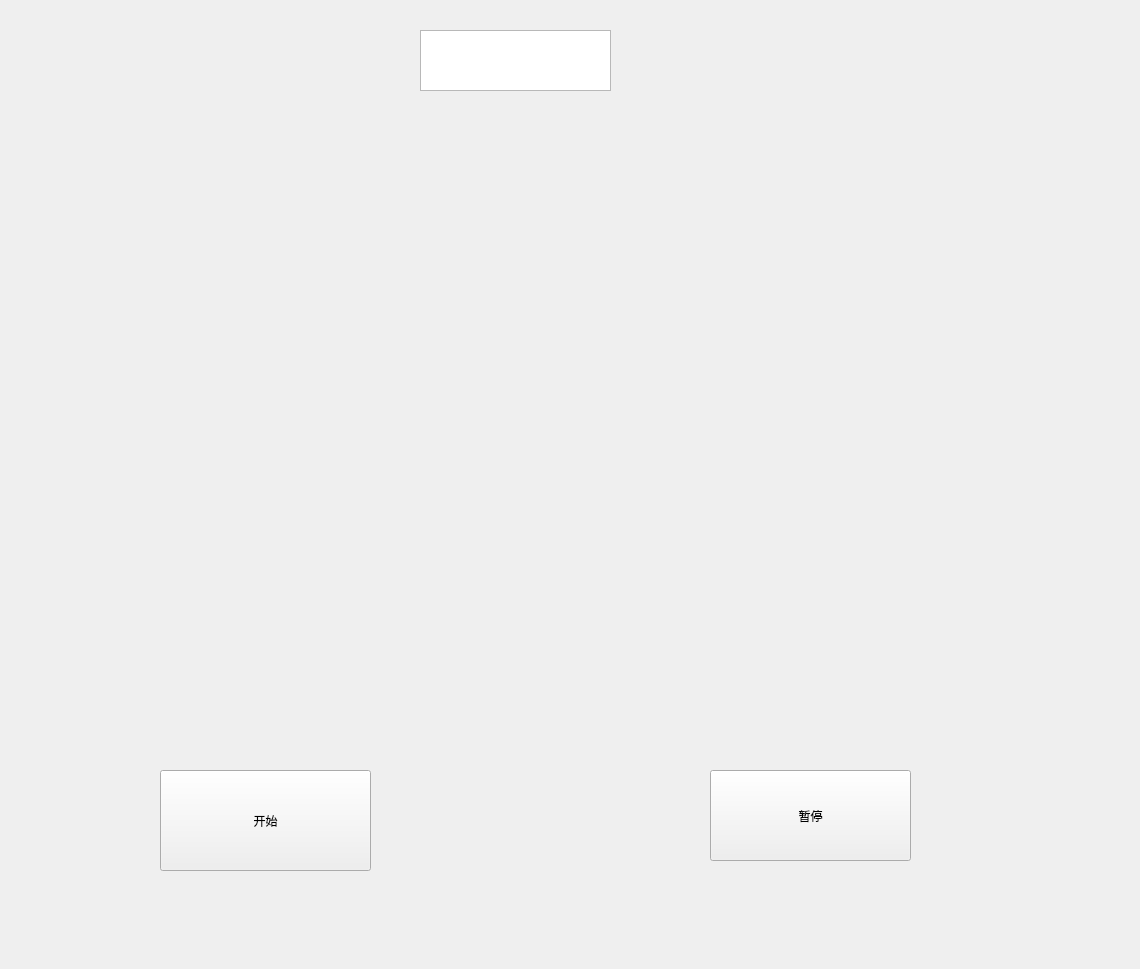
<?xml version="1.0" encoding="UTF-8"?>
<ui version="4.0">
 <class>Animation</class>
 <widget class="QWidget" name="Animation">
  <property name="geometry">
   <rect>
    <x>0</x>
    <y>0</y>
    <width>1140</width>
    <height>969</height>
   </rect>
  </property>
  <property name="windowTitle">
   <string>Form</string>
  </property>
  <widget class="QCustomPlot" name="widget" native="true">
   <property name="geometry">
    <rect>
     <x>40</x>
     <y>100</y>
     <width>951</width>
     <height>591</height>
    </rect>
   </property>
  </widget>
  <widget class="QPushButton" name="Run">
   <property name="geometry">
    <rect>
     <x>160</x>
     <y>770</y>
     <width>211</width>
     <height>101</height>
    </rect>
   </property>
   <property name="styleSheet">
    <string notr="true">font: 14pt &quot;Arial&quot;;</string>
   </property>
   <property name="text">
    <string>开始</string>
   </property>
  </widget>
  <widget class="QPushButton" name="Pause">
   <property name="geometry">
    <rect>
     <x>710</x>
     <y>770</y>
     <width>201</width>
     <height>91</height>
    </rect>
   </property>
   <property name="styleSheet">
    <string notr="true">font: 14pt &quot;Arial&quot;;</string>
   </property>
   <property name="text">
    <string>暂停</string>
   </property>
  </widget>
  <widget class="QTextBrowser" name="textBrowser">
   <property name="geometry">
    <rect>
     <x>420</x>
     <y>30</y>
     <width>191</width>
     <height>61</height>
    </rect>
   </property>
   <property name="styleSheet">
    <string notr="true">font: 16pt &quot;Arial&quot;;</string>
   </property>
  </widget>
 </widget>
 <customwidgets>
  <customwidget>
   <class>QCustomPlot</class>
   <extends>QWidget</extends>
   <header location="global">qcustomplot.h</header>
   <container>1</container>
  </customwidget>
 </customwidgets>
 <resources/>
 <connections/>
</ui>
